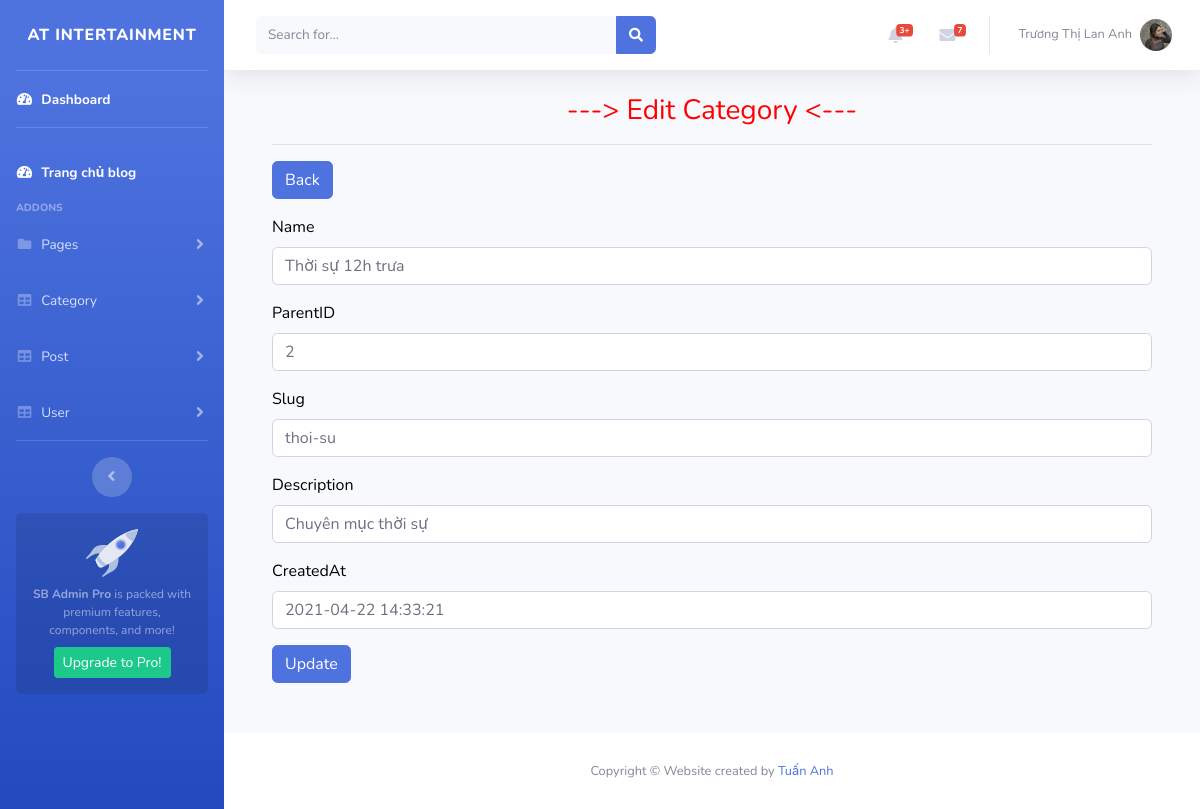
/index.php?admin=admin&mod=category&act=edit&id=1 (signed in), run on the app's committed database.
### tables this page shows
CREATE TABLE `categories`  (
  `id` int NOT NULL AUTO_INCREMENT,
  `name` varchar(255) NULL DEFAULT NULL,
  `parent_id` int NULL DEFAULT NULL COMMENT 'danh mục cha',
  `slug` varchar(255) NULL DEFAULT NULL,
  `description` mediumtext NULL COMMENT 'Mô tả thể loại',
  `created_at` timestamp(0) NULL DEFAULT current_timestamp(0) ON UPDATE CURRENT_TIMESTAMP(0) COMMENT 'Ngày tạo',
  PRIMARY KEY (`id`) USING BTREE,
  INDEX `parent_id`(`parent_id`) USING BTREE,
  CONSTRAINT `categories_ibfk_1` FOREIGN KEY (`parent_id`) REFERENCES `categories` (`id`) ON DELETE RESTRICT ON UPDATE RESTRICT
);

### controllers/admin/CategoryController.php (called while the page is built, shortened)
<?php
	class CategoryController extends BaseController{
		public $model;
		function __construct(){
			$this->model = new Category();
		}
		public function edit(){
			$id = $_GET['id'];
			$category = $this->model->find($id);
			require('views/category/edit.php');
		}
	}
 ?>

### index.php (called while the page is built, shortened)
<?php
	$act = (isset($_GET['act'])?$_GET['act']:'list');
	$controller_obj = new $controller_class_name();
	$controller_obj->$act();
 ?>

### models/connection.php (called while the page is built, shortened)
<?php
	class Connection{
		function __construct(){
			$servername = "localhost";
			$username = "root";
			$password = "";
			$dbname = "php27.zent";
			$this->connection = new mysqli($servername, $username, $password, $dbname);
		}
	}
 ?>

### models/model.php (called while the page is built, shortened)
<?php
require_once('connection.php');
class Model{
	var $table;
	var $connection;
	function __construct(){
		$conn = new Connection();
		$this->connection = $conn->connection;
	}
	function find($id){
		$query = "SELECT * FROM ".$this->table." WHERE id= ".$id;
		return $this->connection->query($query)->fetch_assoc();
	}
}
?>

### views/category/edit.php (the view, shortened to what this page needs)
<?php include('views/header.php'); ?>
    <div class="container-fluid">
    <div class="container" style="margin-bottom: 50px;">
    <h3 align="center" style="color: red">---> Edit Category <---</h3>
    <hr>
        <form action="?admin=admin&mod=category&act=update&id=<?=$category['id'] ?>" method="POST" role="form" enctype="multipart/form-data" style="color: black">
            <a href="?admin=admin&mod=category&act=list" class="btn btn-primary"> Back </a>
            <div class="form-group">
                <label for="">Name</label>
                <input type="text" class="form-control" id="" placeholder="" name="name" value="<?= $category['name'] ?>">
            </div>
            <div class="form-group">
                <label for="">ParentID</label>
                <input type="text" class="form-control" id="" placeholder="" name="parent_id" value="<?= $category['parent_id'] ?>">
            </div>
            <div class="form-group">
                <label for="">Slug</label>
                <input type="text" class="form-control" id="" placeholder="" name="slug" value="<?= $category['slug'] ?>">
            </div>
            <div class="form-group">
                <label for="">Description</label>
                <input type="text" class="form-control" id="" placeholder="" name="description" value="<?= $category['description'] ?>">
            </div>
            <div class="form-group">
                <label for="">CreatedAt</label>
                <input type="text" class="form-control" id="" placeholder="" name="created_at" value="<?= $category['created_at'] ?>">
            </div>
            <button type="submit" class="btn btn-primary">Update</button>
        </form>
    </div>
</div>
<?php include('views/footer.php'); ?>

### data on the page
categories: name "Thời sự 12h trưa", parent_id "2", slug "thoi-su", description "Chuyên mục thời sự", created_at "2021-04-22 14:33:21"

### other printed values
$_SESSION['auth']['name'] "Trương Thị Lan Anh"
